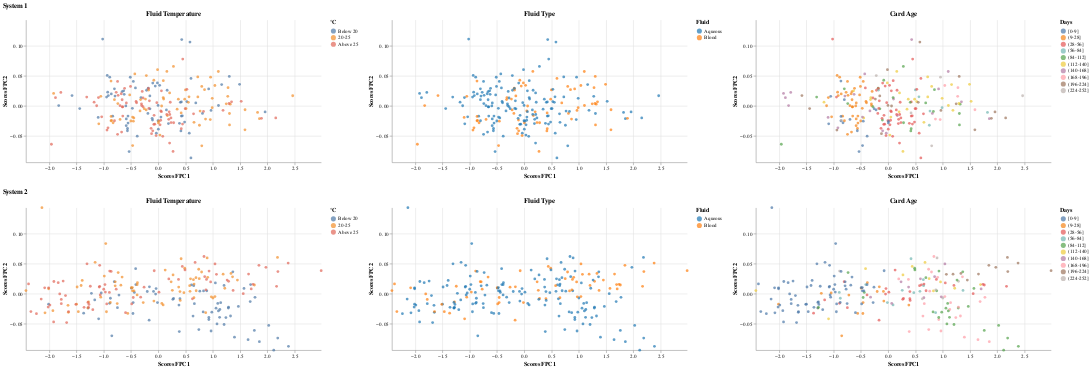

This figure's notebook cell:
### Markdown cell above
### System 1 versus System 2: Sensor A - Sample Window

### Code cell
pc_scores_s1_A_sample_window, pc_scores_s2_A_sample_window,fpca_s1_A_sample_window,fpca_s2_A_sample_window = fpca_two_inputs(A1_sample_window_combine_balanced.iloc[:,:-6], A2_sample_window_combine_balanced.iloc[:,:-6], color_fpc1_s1='tab:blue', color_fpc2_s1='tab:cyan', color_fpc1_s2='tab:orange', color_fpc2_s2='gold')
print("--------------------------------------------------- Bootstrap -------------------------------------------------------------------------------------------")
as1,as2 = bootstrap(A1_sample_window_combine_balanced, A2_sample_window_combine_balanced,"A","sample_window",features="FluidTempBin")
print("--------------------------------------------------- PCA Scores -------------------------------------------------------------------------------------------")
create_pc_scores_plots(pc_scores_s1_A_sample_window, pc_scores_s2_A_sample_window, A1_sample_window_combine_balanced, A2_sample_window_combine_balanced,features="FluidTempBin")

### Figure 1 — Vega-Lite specification as saved in the notebook (floating-point values rounded to 4 significant figures; data arrays with more than 128 entries replaced by an {"elided": "..."} marker saying what was removed)
{"config": {"view": {"continuousWidth": 300, "continuousHeight": 300, "stroke": null}}, "vconcat": [{"hconcat": [{"mark": {"type": "circle"}, "encoding": {"color": {"field": "FluidTempBin", "scale": {"domain": ["Below 20", "20-25", "Above 25"], "range": ["#4e79a7", "#f28e2b", "#e16759"]}, "sort": ["Below 20", "20-25", "Above 25"], "title": "°C", "type": "ordinal"}, "tooltip": [{"field": "TestID", "type": "quantitative"}, {"field": "PC1_Scores", "type": "quantitative"}, {"field": "PC2_Scores", "type": "quantitative"}, {"field": "FluidTempBin", "title": "Fluid Temperature", "type": "ordinal"}], "x": {"field": "PC1_Scores", "scale": {"domain": [-2.427, 2.987]}, "title": "Scores FPC1", "type": "quantitative"}, "y": {"field": "PC2_Scores", "scale": {"domain": [-0.09403, 0.1434]}, "title": "Scores FPC2", "type": "quantitative"}}, "height": 280, "title": "Fluid Temperature", "width": 580}, {"mark": {"type": "circle"}, "encoding": {"color": {"field": "FluidTypeBin", "scale": {"scheme": "category10"}, "title": "Fluid", "type": "nominal"}, "tooltip": [{"field": "TestID", "type": "quantitative"}, {"field": "PC1_Scores", "type": "quantitative"}, {"field": "PC2_Scores", "type": "quantitative"}, {"field": "FluidTypeBin", "title": "Fluid Type", "type": "nominal"}], "x": {"field": "PC1_Scores", "scale": {"domain": [-2.427, 2.987]}, "title": "Scores FPC1", "type": "quantitative"}, "y": {"field": "PC2_Scores", "scale": {"domain": [-0.09403, 0.1434]}, "title": "Scores FPC2", "type": "quantitative"}}, "height": 280, "title": "Fluid Type", "width": 580}, {"mark": {"type": "circle"}, "encoding": {"color": {"field": "CardAgeBin", "scale": {"scheme": "tableau10"}, "sort": ["[0-9]", "(9-28]", "(28-56]", "(56-84]", "(84-112]", "(112-140]", "(140-168]", "(168-196]", "(196-224]", "(224-252]"], "title": "Days", "type": "ordinal"}, "tooltip": [{"field": "TestID", "type": "quantitative"}, {"field": "PC1_Scores", "type": "quantitative"}, {"field": "PC2_Scores", "type": "quantitative"}, {"field": "CardAgeBin", "title": "Card Age", "type": "ordinal"}], "x": {"field": "PC1_Scores", "scale": {"domain": [-2.427, 2.987]}, "title": "Scores FPC1", "type": "quantitative"}, "y": {"field": "PC2_Scores", "scale": {"domain": [-0.09403, 0.1434]}, "title": "Scores FPC2", "type": "quantitative"}}, "height": 280, "title": "Card Age", "width": 580}], "data": {"name": "data-dbcde9c721c644e728ea4a9fd0ad6ee3"}, "resolve": {"scale": {"color": "independent"}}, "title": "System 1"}, {"hconcat": [{"mark": {"type": "circle"}, "encoding": {"color": {"field": "FluidTempBin", "scale": {"domain": ["Below 20", "20-25", "Above 25"], "range": ["#4e79a7", "#f28e2b", "#e16759"]}, "sort": ["Below 20", "20-25", "Above 25"], "title": "°C", "type": "ordinal"}, "tooltip": [{"field": "TestID", "type": "quantitative"}, {"field": "PC1_Scores", "type": "quantitative"}, {"field": "PC2_Scores", "type": "quantitative"}, {"field": "FluidTempBin", "title": "Fluid Temperature", "type": "ordinal"}], "x": {"field": "PC1_Scores", "scale": {"domain": [-2.427, 2.987]}, "title": "Scores FPC1", "type": "quantitative"}, "y": {"field": "PC2_Scores", "scale": {"domain": [-0.09403, 0.1434]}, "title": "Scores FPC2", "type": "quantitative"}}, "height": 280, "title": "Fluid Temperature", "width": 580}, {"mark": {"type": "circle"}, "encoding": {"color": {"field": "FluidTypeBin", "scale": {"scheme": "category10"}, "title": "Fluid", "type": "nominal"}, "tooltip": [{"field": "TestID", "type": "quantitative"}, {"field": "PC1_Scores", "type": "quantitative"}, {"field": "PC2_Scores", "type": "quantitative"}, {"field": "FluidTypeBin", "title": "Fluid Type", "type": "nominal"}], "x": {"field": "PC1_Scores", "scale": {"domain": [-2.427, 2.987]}, "title": "Scores FPC1", "type": "quantitative"}, "y": {"field": "PC2_Scores", "scale": {"domain": [-0.09403, 0.1434]}, "title": "Scores FPC2", "type": "quantitative"}}, "height": 280, "title": "Fluid Type", "width": 580}, {"mark": {"type": "circle"}, "encoding": {"color": {"field": "CardAgeBin", "scale": {"scheme": "tableau10"}, "sort": ["[0-9]", "(9-28]", "(28-56]", "(56-84]", "(84-112]", "(112-140]", "(140-168]", "(168-196]", "(196-224]", "(224-252]"], "title": "Days", "type": "ordinal"}, "tooltip": [{"field": "TestID", "type": "quantitative"}, {"field": "PC1_Scores", "type": "quantitative"}, {"field": "PC2_Scores", "type": "quantitative"}, {"field": "CardAgeBin", "title": "Card Age", "type": "ordinal"}], "x": {"field": "PC1_Scores", "scale": {"domain": [-2.427, 2.987]}, "title": "Scores FPC1", "type": "quantitative"}, "y": {"field": "PC2_Scores", "scale": {"domain": [-0.09403, 0.1434]}, "title": "Scores FPC2", "type": "quantitative"}}, "height": 280, "title": "Card Age", "width": 580}], "data": {"name": "data-d31bfccc91770aef5ee5ef8f9c31c92e"}, "resolve": {"scale": {"color": "independent"}}, "title": "System 2"}], "$schema": "https://vega.github.io/schema/vega-lite/v5.8.0.json", "datasets": {"data-dbcde9c721c644e728ea4a9fd0ad6ee3": {"elided": "216 records"}, "data-d31bfccc91770aef5ee5ef8f9c31c92e": {"elided": "216 records"}}}
